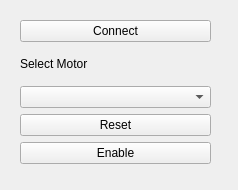
<?xml version="1.0" encoding="UTF-8"?>
<ui version="4.0">
 <class>Form</class>
 <widget class="QWidget" name="Form">
  <property name="geometry">
   <rect>
    <x>0</x>
    <y>0</y>
    <width>238</width>
    <height>190</height>
   </rect>
  </property>
  <property name="windowTitle">
   <string>Form</string>
  </property>
  <widget class="QWidget" name="verticalLayoutWidget">
   <property name="geometry">
    <rect>
     <x>20</x>
     <y>20</y>
     <width>191</width>
     <height>144</height>
    </rect>
   </property>
   <layout class="QVBoxLayout" name="verticalLayout">
    <item>
     <widget class="QPushButton" name="connect_button">
      <property name="text">
       <string>Connect</string>
      </property>
     </widget>
    </item>
    <item>
     <widget class="QLabel" name="label">
      <property name="text">
       <string>Select Motor</string>
      </property>
     </widget>
    </item>
    <item>
     <widget class="QComboBox" name="finger_select_box">
      <property name="whatsThis">
       <string/>
      </property>
      <property name="accessibleName">
       <string/>
      </property>
     </widget>
    </item>
    <item>
     <widget class="QPushButton" name="reset_button">
      <property name="text">
       <string>Reset</string>
      </property>
     </widget>
    </item>
    <item>
     <widget class="QPushButton" name="enable_button">
      <property name="text">
       <string>Enable</string>
      </property>
     </widget>
    </item>
   </layout>
  </widget>
 </widget>
 <resources/>
 <connections/>
</ui>
